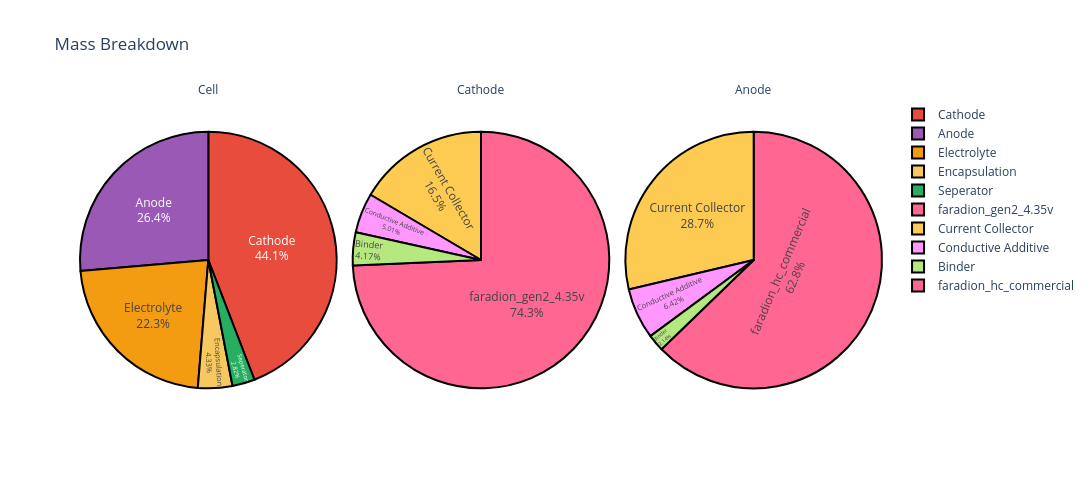

The cell this chart's notebook holds for it:
### Code cell
figure = cell.get_mass_breakdown_plot(width=1200, height=500)
figure.show()

### Figure 1 — Plotly figure (JSON) as saved in the notebook; plotly's stock layout.template omitted (floating-point values rounded to 4 significant figures)
{"data": [{"customdata": [["Electrolyte"], ["Encapsulation"], ["Encapsulation"], ["Encapsulation"], ["Cathode"], ["Anode"], ["Seperator"]], "domain": {"x": [0, 0.32], "y": [0, 1]}, "hovertemplate": "level=Cell<br>component=%{customdata[0]}<br>mass=%{value}<extra></extra>", "labels": ["Electrolyte", "Encapsulation", "Encapsulation", "Encapsulation", "Cathode", "Anode", "Seperator"], "legendgroup": "", "marker": {"colors": ["#F39C12", "#F6C85F", "#F6C85F", "#F6C85F", "#E74C3C", "#9B59B6", "#27AE60"], "line": {"color": "#000000", "width": 2}}, "name": "", "showlegend": true, "textinfo": "percent+label", "textposition": "inside", "type": "pie", "values": [58.16, 9.287, 1.0, 1.0, 115.0, 68.71, 7.36]}, {"customdata": [["faradion_gen2_4.35v"], ["Binder"], ["Conductive Additive"], ["Current Collector"]], "domain": {"x": [0.34, 0.66], "y": [0, 1]}, "hovertemplate": "level=Cathode<br>component=%{customdata[0]}<br>mass=%{value}<extra></extra>", "labels": ["faradion_gen2_4.35v", "Binder", "Conductive Additive", "Current Collector"], "legendgroup": "", "marker": {"colors": ["#FF6692", "#B6E880", "#FF97FF", "#FECB52"], "line": {"color": "#000000", "width": 2}}, "name": "", "showlegend": true, "textinfo": "percent+label", "textposition": "inside", "type": "pie", "values": [85.41, 4.798, 5.758, 18.98]}, {"customdata": [["faradion_hc_commercial"], ["Binder"], ["Conductive Additive"], ["Current Collector"]], "domain": {"x": [0.68, 1.0], "y": [0, 1]}, "hovertemplate": "level=Anode<br>component=%{customdata[0]}<br>mass=%{value}<extra></extra>", "labels": ["faradion_hc_commercial", "Binder", "Conductive Additive", "Current Collector"], "legendgroup": "", "marker": {"colors": ["#FF6692", "#B6E880", "#FF97FF", "#FECB52"], "line": {"color": "#000000", "width": 2}}, "name": "", "showlegend": true, "textinfo": "percent+label", "textposition": "inside", "type": "pie", "values": [43.11, 1.47, 4.409, 19.71]}], "layout": {"annotations": [{"font": {}, "showarrow": false, "text": "Cell", "x": 0.16, "xanchor": "center", "xref": "paper", "y": 1, "yanchor": "bottom", "yref": "paper"}, {"font": {}, "showarrow": false, "text": "Cathode", "x": 0.5, "xanchor": "center", "xref": "paper", "y": 1, "yanchor": "bottom", "yref": "paper"}, {"font": {}, "showarrow": false, "text": "Anode", "x": 0.84, "xanchor": "center", "xref": "paper", "y": 1, "yanchor": "bottom", "yref": "paper"}], "height": 500, "legend": {"tracegroupgap": 0}, "title": {"text": "Mass Breakdown"}, "width": 1200}}
